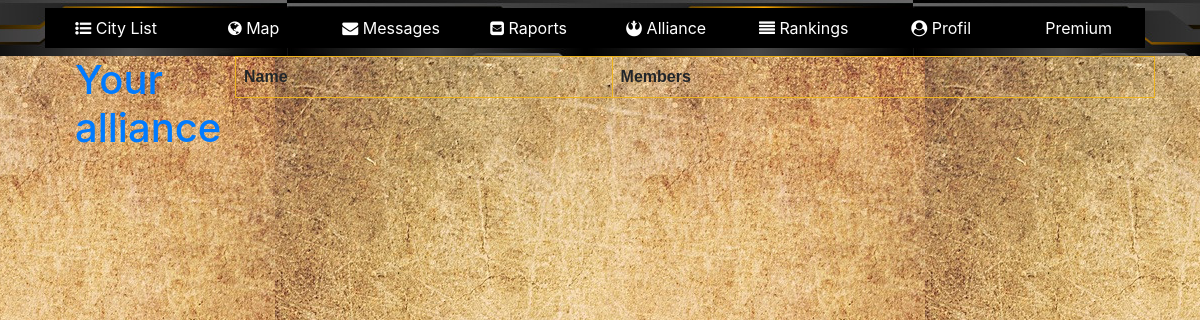
Before: /sojusz/listOfAlliances/ with the older database file.
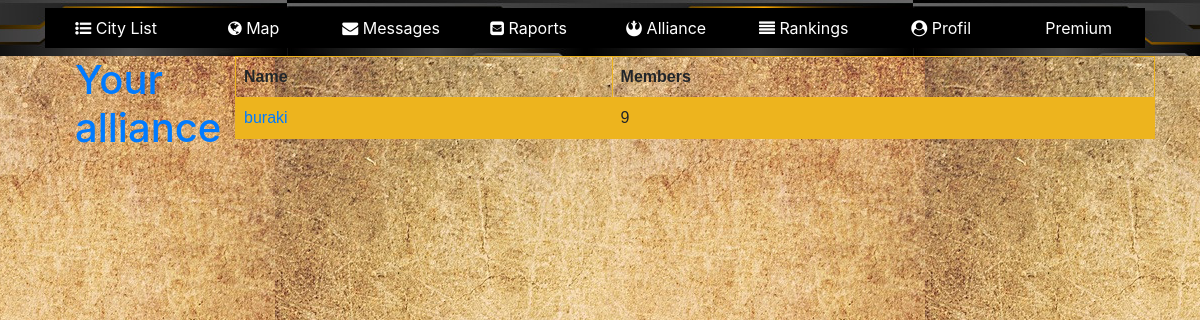
After: the same page with the newer database file.
### alliance/models.py (models this page shows, shortened)
class Alliance(models.Model):
    name = models.CharField(max_length=100)
    creator = models.ForeignKey(User, related_name='creator', on_delete=models.CASCADE)
    vicecreator = models.ForeignKey(User, related_name='vicecreator', on_delete=models.CASCADE, null=True, blank=True)
    vicevicecreator = models.ForeignKey(User, related_name='vicevicecreator', on_delete=models.CASCADE, null=True, blank=True)
    allianceLogo = models.FileField(null=True, blank=True)
    members = models.ManyToManyField(User)

### alliance/views.py (the view)
# urls.py: path('listOfAlliances/', views.alliance_list_page, name='alliance_list_page'),
def alliance_list_page(request):
    alliances = Alliance.objects.all()
    return render(request, 'allianceList.html', {'alliances': alliances})

### alliance/templates/allianceList.html (shortened to what this page needs)
<!doctype html>
<html lang="en">
  <head>
      {% load static %}
      <link rel="stylesheet" href="https://stackpath.bootstrapcdn.com/bootstrap/4.1.3/css/bootstrap.min.css">
      <link rel="stylesheet" href="{% static 'messagess/messagessCss.css' %}">
      <link href="https://maxcdn.bootstrapcdn.com/font-awesome/4.7.0/css/font-awesome.min.css" rel="stylesheet">
  </head>
  <body>
    <nav class="navbar navbar-expand-md navbar-dark" >
        <div class="container" id="borderimg1">
            <div class="collapse navbar-collapse nav-fill w-100" id="collapsibleNavbar">
                   <a class="nav-link" href="/miasto/cityList/"><i class="fa fa-list-ul"></i> City List</a>
                    <a class="nav-link" href="../mapa/"><i class="fa fa-globe"></i> Map</a>
                    <a class="nav-link" href="../wiadomosci"><i class="fa fa-envelope"></i> Messages</a>
                    <a class="nav-link" href="../raporty"><i class="fa fa-envelope-square"></i> Raports</a>
                    <a class="nav-link" href="../sojusz"><i class="fa fa-rebel"></i> Alliance</a>
                    <a class="nav-link" href="../rankingi"><i class="fa fa-align-justify"></i> Rankings</a>
                    <a class="nav-link" href="../profil"><i class="fa fa-user-circle"></i> Profil</a>
                    <a class="nav-link" href="../premium"> Premium</a>
            </div>
        </div>
    </nav>
    <div class="container" id="containerDiv">
        <div class="row">
            <div class="col-2 messagesPanel text-center">
                <div class="col-2 messagesPanel text-center">
                    <div class="col-2 messagesPanel text-center">
                    <h1><a href="../">Your alliance</a></h1>
                </div>
                </div>
            </div>
            <div class="col-10 messagesPanel text-center">
                <table>
                    <tr>
                        <th>Name</th>
                        <th>Members</th>
                    </tr>
                    {% for alliance in alliances %}
                        <tr>
                            <td><a href='{{ alliance.id }}'>{{ alliance.name }}</a></td>
                            <td>{{ alliance.members.count }}</td>
                        </tr>
                    {% endfor %}
                </table>
            </div>
        </div>
    </div>
  </body>
</html>

Changed rows visible on the page:
added Alliance: name "buraki", members.count "9"
